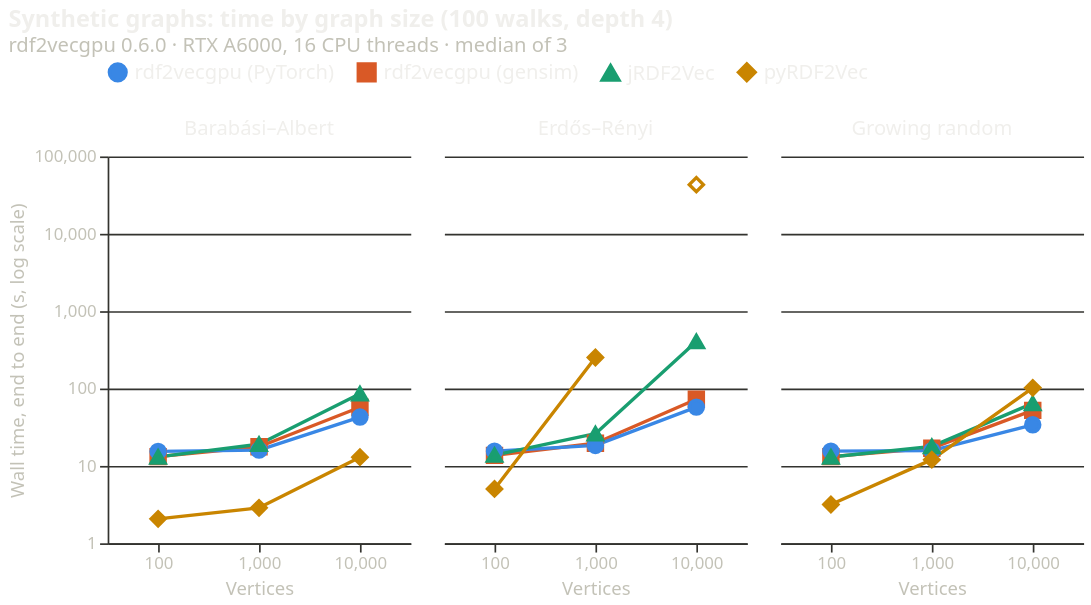

The specification (Vega-Lite) saved for this image:
### Vega-Lite specification from a JSON file in a GitHub repository (floating-point values rounded to 4 significant figures)
{"$schema": "https://vega.github.io/schema/vega-lite/v5.json", "title": {"text": "Synthetic graphs: time by graph size (100 walks, depth 4)", "subtitle": "rdf2vecgpu 0.6.0 · RTX A6000, 16 CPU threads · median of 3", "anchor": "start"}, "data": {"values": [{"framework": "rdf2vecgpu (gensim)", "x": "100", "facet": "Barabási–Albert", "seconds": 13.19, "ok": true, "time": "13.2 s", "range": "13.2 s – 13.5 s, 3 runs"}, {"framework": "rdf2vecgpu (gensim)", "x": "1,000", "facet": "Barabási–Albert", "seconds": 17.7, "ok": true, "time": "17.7 s", "range": "17.7 s – 17.8 s, 3 runs"}, {"framework": "rdf2vecgpu (gensim)", "x": "10,000", "facet": "Barabási–Albert", "seconds": 57.31, "ok": true, "time": "57.3 s", "range": "57.1 s – 57.4 s, 3 runs"}, {"framework": "rdf2vecgpu (gensim)", "x": "100", "facet": "Erdős–Rényi", "seconds": 13.69, "ok": true, "time": "13.7 s", "range": "13.6 s – 13.7 s, 3 runs"}, {"framework": "rdf2vecgpu (gensim)", "x": "1,000", "facet": "Erdős–Rényi", "seconds": 19.61, "ok": true, "time": "19.6 s", "range": "19.5 s – 19.6 s, 3 runs"}, {"framework": "rdf2vecgpu (gensim)", "x": "10,000", "facet": "Erdős–Rényi", "seconds": 72.61, "ok": true, "time": "72.6 s", "range": "72.2 s – 72.9 s, 3 runs"}, {"framework": "rdf2vecgpu (gensim)", "x": "100", "facet": "Growing random", "seconds": 13.19, "ok": true, "time": "13.2 s", "range": "13.1 s – 13.2 s, 3 runs"}, {"framework": "rdf2vecgpu (gensim)", "x": "1,000", "facet": "Growing random", "seconds": 16.95, "ok": true, "time": "16.9 s", "range": "16.9 s – 17.0 s, 3 runs"}, {"framework": "rdf2vecgpu (gensim)", "x": "10,000", "facet": "Growing random", "seconds": 52.21, "ok": true, "time": "52.2 s", "range": "51.2 s – 52.7 s, 3 runs"}, {"framework": "rdf2vecgpu (PyTorch)", "x": "100", "facet": "Barabási–Albert", "seconds": 15.39, "ok": true, "time": "15.4 s", "range": "15.4 s – 15.8 s, 3 runs"}, {"framework": "rdf2vecgpu (PyTorch)", "x": "1,000", "facet": "Barabási–Albert", "seconds": 15.99, "ok": true, "time": "16.0 s", "range": "15.9 s – 16.0 s, 3 runs"}, {"framework": "rdf2vecgpu (PyTorch)", "x": "10,000", "facet": "Barabási–Albert", "seconds": 42.79, "ok": true, "time": "42.8 s", "range": "42.7 s – 42.9 s, 3 runs"}, {"framework": "rdf2vecgpu (PyTorch)", "x": "100", "facet": "Erdős–Rényi", "seconds": 15.49, "ok": true, "time": "15.5 s", "range": "15.5 s – 15.7 s, 3 runs"}, {"framework": "rdf2vecgpu (PyTorch)", "x": "1,000", "facet": "Erdős–Rényi", "seconds": 18.4, "ok": true, "time": "18.4 s", "range": "17.9 s – 18.5 s, 3 runs"}, {"framework": "rdf2vecgpu (PyTorch)", "x": "10,000", "facet": "Erdős–Rényi", "seconds": 57.56, "ok": true, "time": "57.6 s", "range": "57.4 s – 60.3 s, 3 runs"}, {"framework": "rdf2vecgpu (PyTorch)", "x": "100", "facet": "Growing random", "seconds": 15.54, "ok": true, "time": "15.5 s", "range": "15.5 s – 15.8 s, 3 runs"}, {"framework": "rdf2vecgpu (PyTorch)", "x": "1,000", "facet": "Growing random", "seconds": 15.74, "ok": true, "time": "15.7 s", "range": "15.7 s – 15.7 s, 3 runs"}, {"framework": "rdf2vecgpu (PyTorch)", "x": "10,000", "facet": "Growing random", "seconds": 34.02, "ok": true, "time": "34.0 s", "range": "32.9 s – 34.3 s, 3 runs"}, {"framework": "jRDF2Vec", "x": "100", "facet": "Barabási–Albert", "seconds": 13.09, "ok": true, "time": "13.1 s", "range": "13.1 s – 13.2 s, 3 runs"}, {"framework": "jRDF2Vec", "x": "1,000", "facet": "Barabási–Albert", "seconds": 19.07, "ok": true, "time": "19.1 s", "range": "19.1 s – 19.5 s, 3 runs"}, {"framework": "jRDF2Vec", "x": "10,000", "facet": "Barabási–Albert", "seconds": 85.56, "ok": true, "time": "85.6 s", "range": "82.0 s – 86.9 s, 3 runs"}, {"framework": "jRDF2Vec", "x": "100", "facet": "Erdős–Rényi", "seconds": 13.8, "ok": true, "time": "13.8 s", "range": "13.7 s – 14.0 s, 3 runs"}, {"framework": "jRDF2Vec", "x": "1,000", "facet": "Erdős–Rényi", "seconds": 26.09, "ok": true, "time": "26.1 s", "range": "25.0 s – 26.6 s, 3 runs"}, {"framework": "jRDF2Vec", "x": "10,000", "facet": "Erdős–Rényi", "seconds": 405.2, "ok": true, "time": "6.8 min", "range": "6.6 min – 6.9 min, 3 runs"}, {"framework": "jRDF2Vec", "x": "100", "facet": "Growing random", "seconds": 13.04, "ok": true, "time": "13.0 s", "range": "13.0 s – 13.1 s, 3 runs"}, {"framework": "jRDF2Vec", "x": "1,000", "facet": "Growing random", "seconds": 17.88, "ok": true, "time": "17.9 s", "range": "17.7 s – 18.1 s, 3 runs"}, {"framework": "jRDF2Vec", "x": "10,000", "facet": "Growing random", "seconds": 64.36, "ok": true, "time": "64.4 s", "range": "61.3 s – 65.3 s, 3 runs"}, {"framework": "pyRDF2Vec", "x": "100", "facet": "Barabási–Albert", "seconds": 2.071, "ok": true, "time": "2.1 s", "range": "2.1 s – 2.1 s, 3 runs"}, {"framework": "pyRDF2Vec", "x": "1,000", "facet": "Barabási–Albert", "seconds": 2.874, "ok": true, "time": "2.9 s", "range": "2.9 s – 2.9 s, 3 runs"}, {"framework": "pyRDF2Vec", "x": "10,000", "facet": "Barabási–Albert", "seconds": 12.97, "ok": true, "time": "13.0 s", "range": "13.0 s – 13.1 s, 3 runs"}, {"framework": "pyRDF2Vec", "x": "100", "facet": "Erdős–Rényi", "seconds": 5.038, "ok": true, "time": "5.0 s", "range": "5.0 s – 5.2 s, 3 runs"}, {"framework": "pyRDF2Vec", "x": "1,000", "facet": "Erdős–Rényi", "seconds": 251.9, "ok": true, "time": "4.2 min", "range": "4.2 min – 4.2 min, 2 runs"}, {"framework": "pyRDF2Vec", "x": "10,000", "facet": "Erdős–Rényi", "seconds": 43200.0, "ok": false, "time": "> 12.0 h (timed out)", "range": ""}, {"framework": "pyRDF2Vec", "x": "100", "facet": "Growing random", "seconds": 3.174, "ok": true, "time": "3.2 s", "range": "3.1 s – 3.3 s, 3 runs"}, {"framework": "pyRDF2Vec", "x": "1,000", "facet": "Growing random", "seconds": 12.05, "ok": true, "time": "12.0 s", "range": "12.0 s – 13.0 s, 3 runs"}, {"framework": "pyRDF2Vec", "x": "10,000", "facet": "Growing random", "seconds": 102.1, "ok": true, "time": "1.7 min", "range": "1.7 min – 1.9 min, 3 runs"}]}, "facet": {"column": {"field": "facet", "type": "ordinal", "title": null, "sort": ["Barabási–Albert", "Erdős–Rényi", "Growing random"], "header": {"labelFontSize": 12}}}, "spec": {"width": 180, "height": 230, "layer": [{"transform": [{"filter": "datum.ok"}], "mark": {"type": "line", "strokeWidth": 2, "strokeCap": "round", "strokeJoin": "round"}, "encoding": {"x": {"field": "x", "type": "ordinal", "title": "Vertices", "sort": ["100", "1,000", "10,000"], "axis": {"labelAngle": 0}}, "y": {"field": "seconds", "type": "quantitative", "title": "Wall time, end to end (s, log scale)", "scale": {"type": "log", "domain": [1.0, 100000.0]}, "axis": {"values": [1.0, 10.0, 100.0, 1000.0, 10000.0, 100000.0], "format": ",.0f"}}, "color": {"field": "framework", "type": "nominal", "title": null, "scale": {"domain": ["rdf2vecgpu (PyTorch)", "rdf2vecgpu (gensim)", "jRDF2Vec", "pyRDF2Vec"], "range": ["#3987e5", "#d95926", "#199e70", "#c98500"]}, "legend": {"orient": "top", "direction": "horizontal", "symbolStrokeWidth": 2}}, "detail": {"field": "framework"}, "opacity": {"condition": {"param": "pick", "empty": true, "value": 1}, "value": 0.15}}}, {"params": [{"name": "pick", "select": {"type": "point", "fields": ["framework"]}, "bind": "legend"}], "mark": {"type": "point", "size": 70, "strokeWidth": 2, "filled": true}, "encoding": {"x": {"field": "x", "type": "ordinal", "title": "Vertices", "sort": ["100", "1,000", "10,000"], "axis": {"labelAngle": 0}}, "y": {"field": "seconds", "type": "quantitative", "title": "Wall time, end to end (s, log scale)", "scale": {"type": "log", "domain": [1.0, 100000.0]}, "axis": {"values": [1.0, 10.0, 100.0, 1000.0, 10000.0, 100000.0], "format": ",.0f"}}, "color": {"field": "framework", "type": "nominal", "title": null, "scale": {"domain": ["rdf2vecgpu (PyTorch)", "rdf2vecgpu (gensim)", "jRDF2Vec", "pyRDF2Vec"], "range": ["#3987e5", "#d95926", "#199e70", "#c98500"]}, "legend": {"orient": "top", "direction": "horizontal", "symbolStrokeWidth": 2}}, "stroke": {"field": "framework", "type": "nominal", "title": null, "scale": {"domain": ["rdf2vecgpu (PyTorch)", "rdf2vecgpu (gensim)", "jRDF2Vec", "pyRDF2Vec"], "range": ["#3987e5", "#d95926", "#199e70", "#c98500"]}, "legend": {"orient": "top", "direction": "horizontal", "symbolStrokeWidth": 2}}, "shape": {"field": "framework", "type": "nominal", "title": null, "scale": {"domain": ["rdf2vecgpu (PyTorch)", "rdf2vecgpu (gensim)", "jRDF2Vec", "pyRDF2Vec"], "range": ["circle", "square", "triangle-up", "diamond"]}}, "opacity": {"condition": {"param": "pick", "empty": true, "value": 1}, "value": 0.15}, "fillOpacity": {"condition": {"test": "datum.ok", "value": 1}, "value": 0}, "tooltip": [{"field": "framework", "title": "Framework"}, {"field": "facet", "title": "Graph model"}, {"field": "x", "title": "Vertices"}, {"field": "time", "title": "Median"}, {"field": "range", "title": "Range"}]}}]}, "resolve": {"scale": {"y": "shared"}}, "config": {"background": null, "font": "system-ui, -apple-system, Segoe UI, sans-serif", "view": {"stroke": null}, "title": {"color": "#f0efec", "subtitleColor": "#c3c2b7", "fontSize": 14, "fontWeight": 600}, "axis": {"labelColor": "#c3c2b7", "titleColor": "#c3c2b7", "gridColor": "#33332f", "domainColor": "#33332f", "tickColor": "#33332f", "gridWidth": 1, "titleFontWeight": 500}, "header": {"labelColor": "#f0efec", "titleColor": "#c3c2b7", "titleFontWeight": 500}, "legend": {"labelColor": "#f0efec", "labelFontSize": 12}}}
